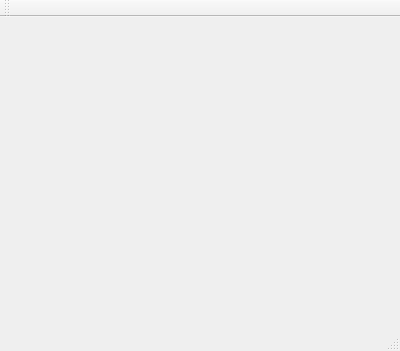
<?xml version="1.0" encoding="UTF-8"?>
<ui version="4.0">
 <class>MainWindow</class>
 <widget class="QMainWindow" name="MainWindow">
  <property name="geometry">
   <rect>
    <x>0</x>
    <y>0</y>
    <width>400</width>
    <height>351</height>
   </rect>
  </property>
  <property name="windowTitle">
   <string>MainWindow</string>
  </property>
  <widget class="QWidget" name="centralWidget"/>
  <widget class="QMenuBar" name="menuBar">
   <property name="geometry">
    <rect>
     <x>0</x>
     <y>0</y>
     <width>400</width>
     <height>26</height>
    </rect>
   </property>
  </widget>
  <widget class="QToolBar" name="mainToolBar">
   <attribute name="toolBarArea">
    <enum>TopToolBarArea</enum>
   </attribute>
   <attribute name="toolBarBreak">
    <bool>false</bool>
   </attribute>
  </widget>
  <widget class="QStatusBar" name="statusBar"/>
 </widget>
 <layoutdefault spacing="6" margin="11"/>
 <resources/>
 <connections/>
</ui>
